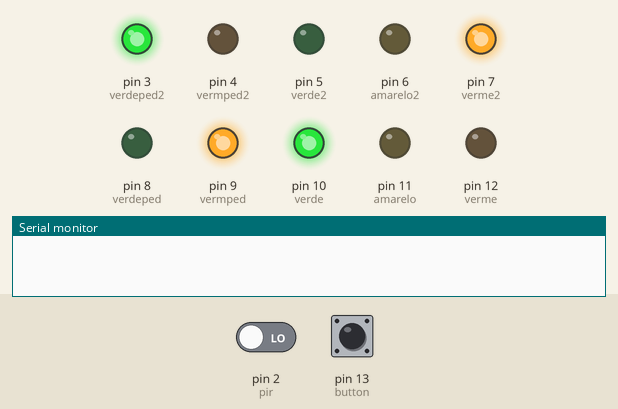
The sketch below on a simulated Arduino Uno, built with avr-gcc and run on an emulated ATmega328P. On the bench: output pins drawn as LEDs (lit = HIGH), the last lines printed to the serial monitor. The inputs (shaded band) are chosen by the test bench; at power-on: pin 13 (button) LOW, pin 2 (pir) LOW.

Above: at 3.2 s.
3.3 s: pin 13 (button) pulled LOW for 1 s
At 3.3 s:
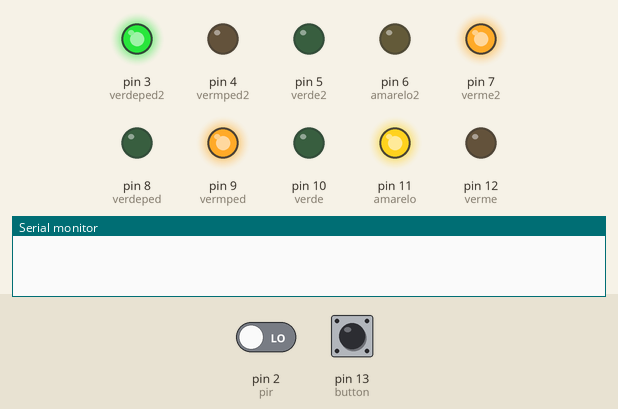
At 10.2 s:
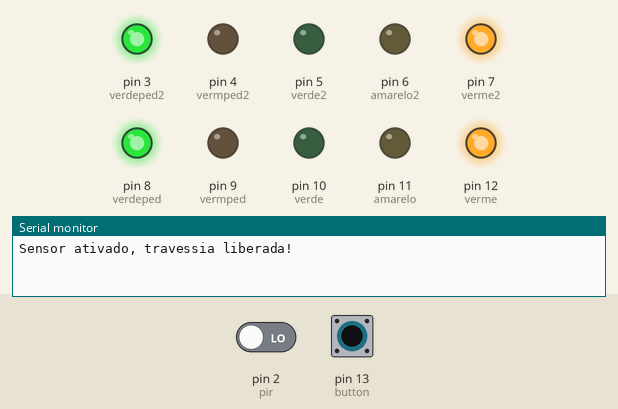
Timing chart, 0 to 12.8 s (numbered marks = the images above; inputs shaded):
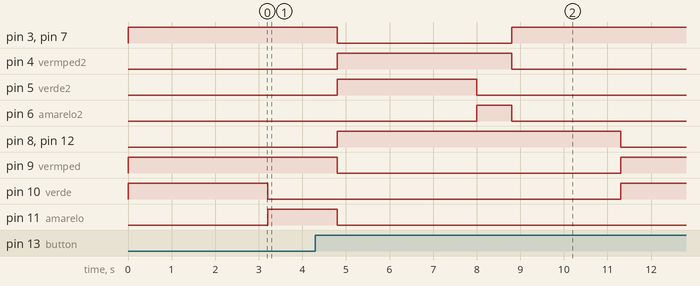

Measured:
- after the input at 3.3 s, pin 11 (amarelo): goes on until 4.8 s, then stays LOW

The sketch:

2semaforos.ino.ino
```cpp
    // pinos do semaforo 1
    const int verde=10;
    const int amarelo=11;
    const int verme=12;
    const int vermped=9;
    const int verdeped=8;

    // variaveis que "detectam" estado do led
    int VEHVERDE;
    int VEHAMARELO;
    int VEHVERMELHO;
    int PEDVERMELHO;
    int PEDVERDE;
    int VEHVERDE2;
    int VEHAMARELO2;
    int VEHVERMELHO2;
    int PEDVERMELHO2;
    int PEDVERDE2;

    // pinos do semaforo 2
    const int verde2=5;
    const int amarelo2=6;
    const int verme2=7;
    const int vermped2=4;
    const int verdeped2=3;

    // sensores de movimento
    const int pir=2;
    #define button 13

    // parametro do timer
    const int resettimer=800; // quanto mais baixo, mais curtos serao os ciclos

    // variaveis de controle do loop
    int contador=0;
    int espera=0;
    int ciclo=0;

    int crossTime=2500; // tempo de travessia
    int timerpir=0; // variavel de controle pra garantir que o semaforo rode ao menos 1 vez antes de ser acionado denovo


    void setup() {
    pinMode(13, OUTPUT);           // led interno
    pinMode(verde, OUTPUT);
    pinMode(amarelo, OUTPUT);
    pinMode(verme, OUTPUT);
    pinMode(verde2, OUTPUT);
    pinMode(amarelo2, OUTPUT);
    pinMode(verme2, OUTPUT);
    pinMode(verdeped, OUTPUT);
    pinMode(vermped, OUTPUT);
    pinMode(verdeped2, OUTPUT);
    pinMode(vermped2, OUTPUT);
    pinMode(pir, INPUT);
    pinMode(button, INPUT);

    Serial.begin(9600);

    }

    void loop() {
    switch(ciclo) {
        default:
        case 0:    // s1 verde, s2 vermelho
        digitalWrite(verde, HIGH);
        digitalWrite(verme, LOW);
        digitalWrite(verme2, HIGH);
        digitalWrite(amarelo2, LOW);
        digitalWrite(vermped, HIGH);
        digitalWrite(verdeped, LOW);
        digitalWrite(vermped2, LOW);
        digitalWrite(verdeped2, HIGH);

        VEHVERDE=verde;
        VEHVERMELHO=verme;
        VEHVERMELHO2=verme2;
        VEHAMARELO2=amarelo2;
        PEDVERMELHO=vermped;
        PEDVERDE=verdeped;
        PEDVERMELHO2=vermped2;
        PEDVERDE2=verdeped2;

        espera=4;
        break;
        case 1:    // s1 amarelo, s2 continua vermelho
        digitalWrite(amarelo, HIGH);
        digitalWrite(verde, LOW);

        VEHAMARELO=amarelo;
        VEHVERDE=verde;

        espera=2;
        break;
        case 2:    // s1 vermelho, s2 verde
        digitalWrite(verme, HIGH);
        digitalWrite(amarelo, LOW);
        digitalWrite(verde2, HIGH);
        digitalWrite(verme2, LOW);
        digitalWrite(vermped, LOW);
        digitalWrite(verdeped, HIGH);
        digitalWrite(vermped2, HIGH);
        digitalWrite(verdeped2, LOW);

        VEHVERMELHO=verme;
        VEHAMARELO=amarelo;
        VEHVERDE2=verde2;
        VEHVERMELHO2=verme2;
        PEDVERMELHO=vermped;
        PEDVERDE=verdeped;
        PEDVERMELHO2=vermped2;
        PEDVERDE2=verdeped2;

        espera=4;
        break;
        case 3:    // s1 continua vermelho, s2 amarelo
        digitalWrite(amarelo2, HIGH);
        digitalWrite(verde2, LOW);

        VEHAMARELO2=amarelo2;
        VEHVERDE2=verde2;

        espera=2;
        timerpir++;
        break;


    }
    digitalWrite(13, HIGH);
    delay(resettimer/2);
    digitalWrite(13, LOW);
    contador++;
    if (contador>=espera) {
        contador=0;
        ciclo++;
        if (ciclo>4) {
        ciclo=0;
        }
    }
    delay(resettimer/2);


VEHVERMELHO=verme;
VEHVERMELHO2=verme2;
VEHVERDE=verde;
VEHVERDE2=verde2;
VEHAMARELO=amarelo;
VEHAMARELO2=amarelo2;
PEDVERDE=verdeped;
PEDVERDE2=verdeped2;
PEDVERMELHO=vermped;
PEDVERMELHO2=vermped2;

// informe de que o sensor está pronto para uso
if(timerpir>=3){
    if(timerpir==3){
Serial.println("Semaforo pronto para liberar travessia");
}
Serial.print("Vezes loopado: ");
Serial.println(timerpir);
}
// caso sensor 1 seja ativado.

int estado = digitalRead(pir);
if(estado==HIGH && timerpir>=3 || digitalRead(button)==HIGH && timerpir>=1){
    Serial.println("Sensor ativado, travessia liberada!");

    // area que manda pro amarelo antes de enviar pro vermelho
    if(VEHVERDE==HIGH){
        digitalWrite(verde, LOW);
        VEHVERDE = verde;
        digitalWrite(amarelo, HIGH);
        VEHAMARELO = amarelo;
        delay(1000);
    }else if(VEHVERDE2==HIGH){
        digitalWrite(verde2, LOW);
        VEHVERDE2 = verde2;
        digitalWrite(amarelo2, HIGH);
        VEHAMARELO2 = amarelo2;
        delay(1000); // ou deveria
    }
        digitalWrite(verme, HIGH);
        digitalWrite(verme2, HIGH);
        digitalWrite(verde, LOW);
        digitalWrite(verde2, LOW);
        digitalWrite(amarelo, LOW);
        digitalWrite(amarelo2, LOW);
        digitalWrite(verdeped, HIGH);
        digitalWrite(verdeped2, HIGH);
        digitalWrite(vermped, LOW);
        digitalWrite(vermped2, LOW);

digitalWrite(13, HIGH);
    delay(crossTime/2);
    digitalWrite(13, LOW);
    contador++;
    if (contador>=espera) {
        contador=0;
        ciclo++;
        if (ciclo>5) {
        ciclo=0;
        }
    }
    delay(crossTime/2);
    timerpir=0;

}

    }
```
